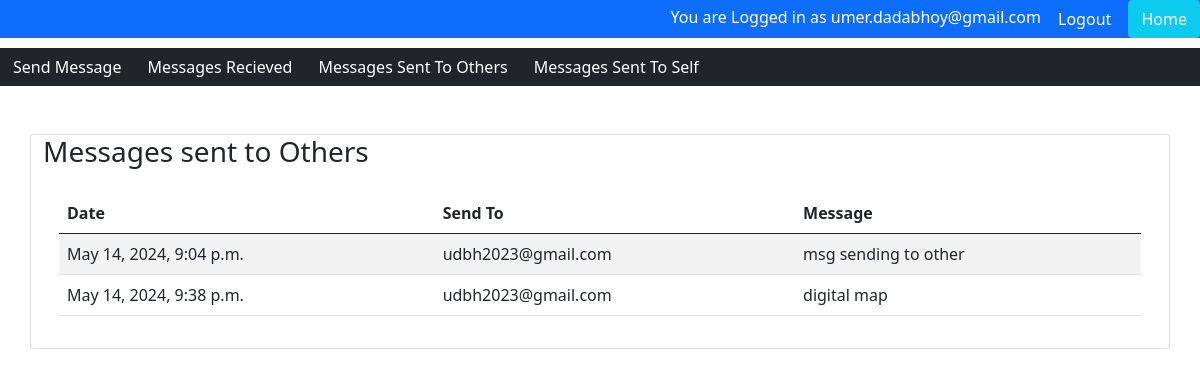
The app's page /app1/messages_sent_to_others (signed in) with its own data.
### users/models.py (models this page shows)
class User(AbstractUser):
    username = models.CharField(max_length=20, unique=False)
    email = models.EmailField(max_length=100, unique=True)
    USERNAME_FIELD = 'email'
    REQUIRED_FIELDS = ['username']

### app1/models.py (models this page shows, shortened)
class SendMessage(models.Model):
    sender_user_email = models.EmailField(max_length=100, unique=False)
    date_sent = models.DateTimeField(blank= False , default= datetime.strptime(datetime.now().strftime("%d/%m/%Y, %H:%M:%S"),"%d/%m/%Y, %H:%M:%S"))
    message_content = models.CharField(blank= False , max_length=10000)
    receiver_user_email = models.EmailField(max_length=100, unique=False)

### app1/views.py (the view)
# urls.py: path('messages_sent_to_others',views.messages_sent_to_others  , name="app1.messages_sent_to_others"),
def messages_sent_to_others(request):
    messages = SendMessage.objects.filter(sender_user_email = request.user).exclude(receiver_user_email = request.user).values_list("date_sent","receiver_user_email","message_content")
    messages = list(messages)
    context = {'messages': messages, 'sender':'Self', 'receiver':'Others'}
    return render(request,"app1/messages_sent_to_others.html" , context)

### templates/app1/messages_sent_to_others.html
{% extends 'app1/app1_base.html' %}
{% block content %}
<div class="container card">
    <div class="card-head"><h3>Messages sent to {{receiver}}</h3></div>
    <div class="card-body">
        <table class="table table-striped table-hover">
            <thead>
                <tr>
                    <th>Date</th>
                    <th>Send To</th>
                    <th>Message</th>
                </tr>
            </thead>
            <tbody>
                {% for line in messages %}
                <tr>
                    <td>{{line.0}}</td>
                    <td>{{line.1}}</td>
                    <td>{{line.2}}</td>
                </tr>
                {% endfor %}
            </tbody>
        </table>
    </div>
</div>
{% endblock %}

### templates/app1/app1_base.html
{% extends 'base.html' %}
{% block top %}
<div class="bg-dark my-5" >
    <nav>
        <ul class="nav">
            <li><a class="nav-item btn text-white" href="{% url 'app1.index' %}">Send Message</a></li>
            <li><a class="nav-item btn text-white" href="{% url 'app1.messages_received' %}">Messages Recieved</a></li>
            <li><a class="nav-item btn text-white" href="{% url 'app1.messages_sent_to_others' %}">Messages Sent To Others</a></li>
            <li><a class="nav-item btn text-white" href="{% url 'app1.messages_sent_to_self' %}">Messages Sent To Self</a></li>
        </ul>
    </nav>
</div>
{% endblock %}

### templates/base.html (shortened to what this page needs)
<!DOCTYPE html>
<html lang="en">
<head>
    <link href="https://cdn.jsdelivr.net/npm/bootstrap@5.0.2/dist/css/bootstrap.min.css" rel="stylesheet"
>
    {% load static %}
    <link rel="stylesheet" href="{% static 'css/main.css' %}">
    <div class="fixed-top bg-primary text-white" style="text-align: right;">
        <a>You are Logged in as {{ user.get_username }}</a>
        <button onclick="location.href='{% url 'users.logout' %}'" name="logout" class="btn btn-primary text-white">
            Logout
        </button>
        <button onclick="location.href='{% url 'home.homepage' %}'" name="logout" class="btn btn-info text-white">
            Home
        </button>
    </div>
    <div>
        {% block top %}
        {% endblock %}
    </div>
</head>
<body>
    {% block content %}
    {% endblock %}
</body>
</html>

### records on screen
User: get_username "umer.dadabhoy@gmail.com"
SendMessage: line "May 14, 2024, 9:04 p.m.", receiver_user_email "udbh2023@gmail.com", message_content "msg sending to other"
SendMessage: line "May 14, 2024, 9:38 p.m.", receiver_user_email "udbh2023@gmail.com", message_content "digital map"

### other values on screen
{{ receiver }} "Others"
